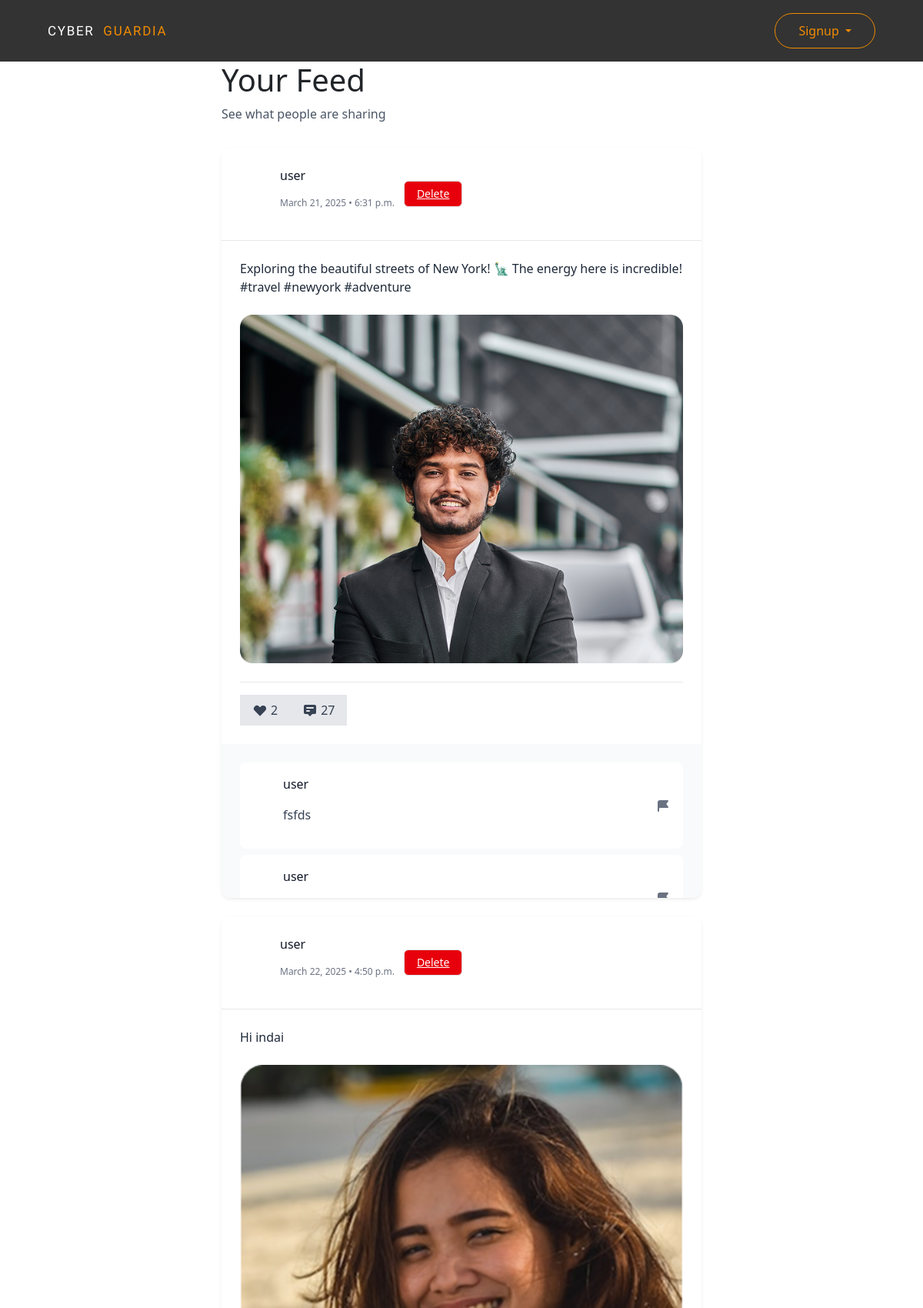
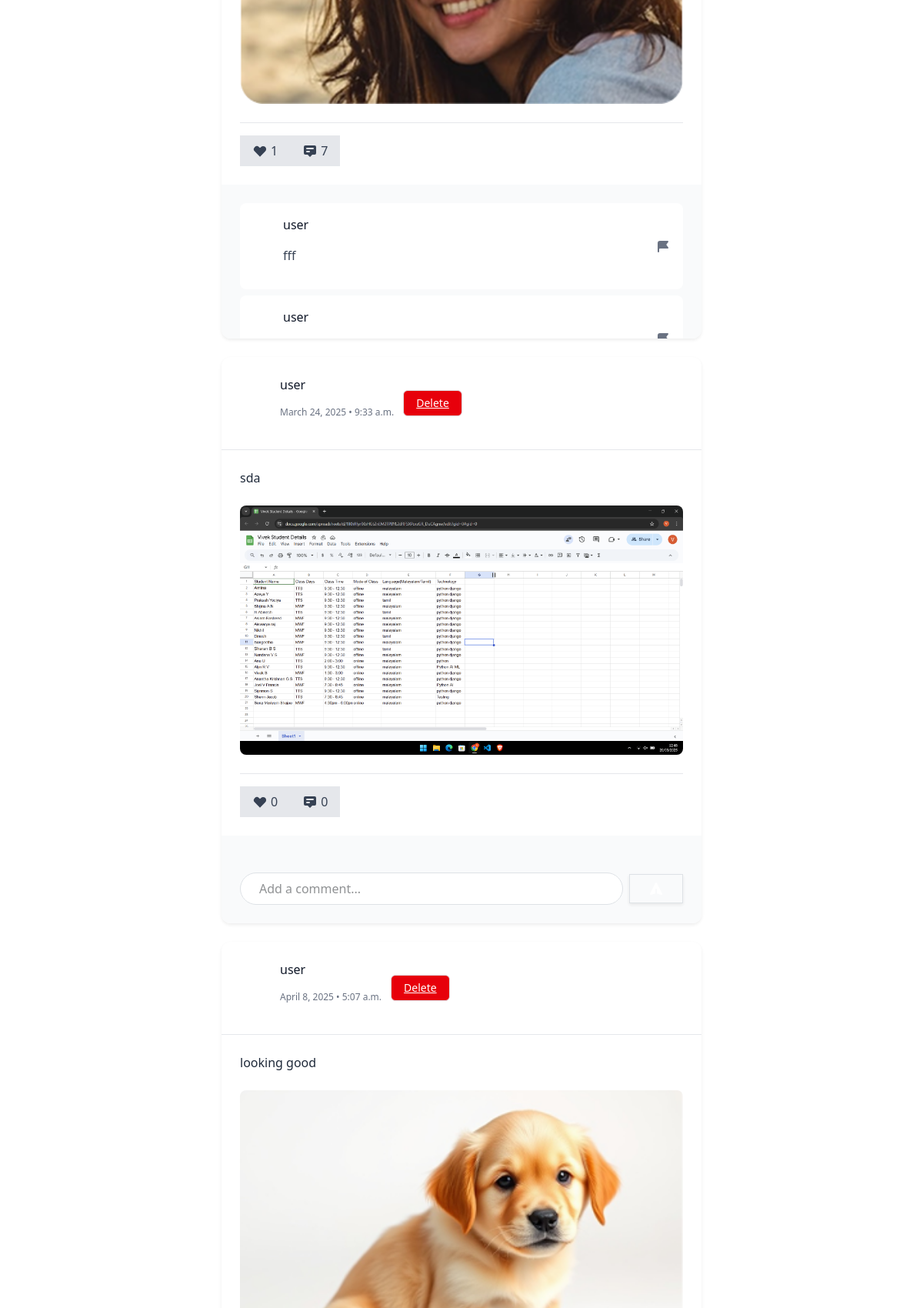
/posts/my-posts/2/ (upper part), run on the app's committed database (2 pictures, top to bottom).
### posts/models.py (models this page shows, shortened)
class Post(models.Model):
    user = models.ForeignKey(User, on_delete=models.CASCADE)
    content = models.TextField(blank=True)
    location = models.CharField(max_length=255, blank=True)
    image = models.ImageField(upload_to='post_images/', blank=True, null=True)
    created_at = models.DateTimeField(auto_now_add=True)

class Comment(models.Model):
    user = models.ForeignKey(User, on_delete=models.CASCADE)
    post = models.ForeignKey(Post, on_delete=models.CASCADE, related_name="comments")
    text = models.TextField()
    created_at = models.DateTimeField(auto_now_add=True)
    flagged = models.BooleanField(default=False)
    reported = models.BooleanField(default=False)

### account/models.py (models this page shows)
class User(AbstractUser):
    USER_TYPE_CHOICES = (
        ('normal', 'Normal User'),
        ('advertiser', 'Advertiser'),
    )
    user_type = models.CharField(max_length=20, choices=USER_TYPE_CHOICES, default='normal')

### posts/views.py (the view)
# urls.py: path('my-posts/<int:user_id>/', my_posts, name='my_posts'),
def my_posts(request, user_id):
    my_posts = Post.objects.filter(user_id=user_id)
    return render(request, 'posts/my_posts.html', {'my_posts':my_posts})

### posts/templates/posts/my_posts.html (shortened to what this page needs)
{% extends "base.html" %}
{% block content %}
<div class="max-w-2xl mx-auto px-4 sm:px-6 lg:px-8">
    <div class="mb-8">
        <h1 class="text-2xl font-bold text-gray-900 dark:text-white">Your Feed</h1>
        <p class="text-gray-600 dark:text-gray-400">See what people are sharing</p>
    </div>
    <div class="space-y-6">
        {% for post in my_posts %}
        <div class="bg-white dark:bg-gray-800 rounded-xl shadow-sm overflow-hidden transition-all duration-300 hover:shadow-md">
            <div class="p-4 flex items-center space-x-3 border-b border-gray-200 dark:border-gray-700">
                <div class="h-10 w-10 rounded-full bg-primary-500 flex items-center justify-center text-white font-semibold">
                </div>
                <div>
                    <p class="font-medium text-gray-900 dark:text-white">{{ post.user.username }}</p>
                    <p class="text-xs text-gray-500 dark:text-gray-400">
                        {% if post.created_at %}
                            {{ post.created_at|date:"F j, Y • g:i a" }}
                        {% else %}
                            Just now
                        {% endif %}
                    </p>
                </div>
                <a href="{% url 'delete_post_user' post.id %}" class="inline-flex items-end px-3 py-2 border border-transparent text-sm leading-4 font-medium rounded-md text-white bg-red-600 hover:bg-red-700 focus:outline-none focus:ring-2 focus:ring-offset-2 focus:ring-red-500">
                    Delete
                </a>
            </div>
            <div class="p-4">
                <p class="text-gray-800 dark:text-gray-200 mb-4">{{ post.content }}</p>
                {% if post.image %}
                <div class="rounded-lg overflow-hidden mb-4">
                    <img src="{{ post.image.url }}" class="w-full h-auto object-cover transform transition-transform duration-500 hover:scale-[1.02]" alt="Post image">
                </div>
                {% endif %}
                <div class="flex items-center space-x-4 mt-4 pt-3 border-t border-gray-200 dark:border-gray-700">
                    <button
                        class="like-btn flex items-center space-x-1 px-3 py-2 rounded-md transition-colors duration-200 {% if post.is_liked_by_user %}bg-red-100 dark:bg-red-900 text-red-600 dark:text-red-400{% else %}bg-gray-200 dark:bg-gray-700 text-gray-700 dark:text-gray-300{% endif %}"
                        data-post-id="{{ post.id }}">
                        <svg id="like-icon-{{ post.id }}" xmlns="http://www.w3.org/2000/svg" class="h-5 w-5 {% if post.is_liked_by_user %}text-red-600 dark:text-red-400{% else %}text-gray-700 dark:text-gray-300{% endif %}" viewBox="0 0 20 20" fill="currentColor">
                            <path fill-rule="evenodd" d="M3.172 5.172a4 4 0 015.656 0L10 6.343l1.172-1.171a4 4 0 115.656 5.656L10 17.657l-6.828-6.829a4 4 0 010-5.656z" clip-rule="evenodd" />
                        </svg>
                        <span id="likes-count-{{ post.id }}" class="font-medium">{{ post.likes.count }}</span>
                    </button>
                    <button class="flex items-center space-x-1 px-3 py-2 rounded-md bg-gray-200 dark:bg-gray-700 text-gray-700 dark:text-gray-300 transition-colors duration-200 hover:bg-gray-300 dark:hover:bg-gray-600">
                        <svg xmlns="http://www.w3.org/2000/svg" class="h-5 w-5" viewBox="0 0 20 20" fill="currentColor">
                            <path fill-rule="evenodd" d="M18 13V5a2 2 0 00-2-2H4a2 2 0 00-2 2v8a2 2 0 002 2h3l3 3 3-3h3a2 2 0 002-2zM5 7a1 1 0 011-1h8a1 1 0 110 2H6a1 1 0 01-1-1zm1 3a1 1 0 100 2h3a1 1 0 100-2H6z" clip-rule="evenodd" />
                        </svg>
                        <span class="font-medium">{{ post.comments.all|length }}</span>
                    </button>
                </div>
            </div>
            <div class="bg-gray-50 dark:bg-gray-900 p-4 max-h-[200px] overflow-y-scroll custom-scrollbar">
                <div class="mb-4 space-y-2" id="comments-list-{{ post.id }}">
                    {% for comment in post.comments.all %}
                    <div class="flex items-center justify-between bg-white dark:bg-gray-800 p-3 rounded-lg mb-2">
                        <div class="flex items-start space-x-2">
                            <div class="h-8 w-8 rounded-full bg-primary-500 flex items-center justify-center text-white font-semibold flex-shrink-0">
                            </div>
                            <div>
                                <p class="font-medium text-gray-900 dark:text-white">{{ comment.user.username }}</p>
                                <p class="text-gray-700 dark:text-gray-300">{{ comment.text }}</p>
                            </div>
                        </div>
                        {% if comment.user != request.user %}
                        <button class="report-btn ml-2 text-gray-500 dark:text-gray-400 hover:text-red-500 dark:hover:text-red-400 transition-colors duration-200"
                            data-comment-id="{{ comment.id }}">
                            <svg xmlns="http://www.w3.org/2000/svg" class="h-5 w-5" viewBox="0 0 20 20" fill="currentColor">
                                <path fill-rule="evenodd" d="M3 6a3 3 0 013-3h10a1 1 0 01.8 1.6L14.25 8l2.55 3.4A1 1 0 0116 13H6a1 1 0 00-1 1v3a1 1 0 11-2 0V6z" clip-rule="evenodd" />
                            </svg>
                        </button>
                        {% endif %}
                    </div>
                    {% endfor %}
                </div>
                <form class="comment-form flex items-center space-x-2" data-post-id="{{ post.id }}">
                    <div class="relative flex-grow">
                        <input type="text" name="text" placeholder="Add a comment..."
                            class="w-full px-4 py-2 bg-white dark:bg-gray-800 border border-gray-300 dark:border-gray-700 rounded-full focus:outline-none focus:ring-2 focus:ring-primary-500 dark:focus:ring-primary-400 focus:border-transparent comment-input">
                    </div>
                    <button type="submit" class="inline-flex items-center px-4 py-2 border border-transparent text-sm font-medium rounded-full shadow-sm text-white bg-primary-600 hover:bg-primary-700 focus:outline-none focus:ring-2 focus:ring-offset-2 focus:ring-primary-500">
                        <svg xmlns="http://www.w3.org/2000/svg" class="h-5 w-5" viewBox="0 0 20 20" fill="currentColor">
                            <path d="M10.894 2.553a1 1 0 00-1.788 0l-7 14a1 1 0 001.169 1.409l5-1.429A1 1 0 009 15.571V11a1 1 0 112 0v4.571a1 1 0 00.725.962l5 1.428a1 1 0 001.17-1.408l-7-14z" />
                        </svg>
                    </button>
                </form>
            </div>
        </div>
        {% endfor %}
    </div>
</div>
{% endblock %}

### posts/templates/posts/my_posts.html (style rules this page uses)
.custom-scrollbar { scrollbar-width: thin; scrollbar-color: hsl(0, 1%, 33%) rgb(17 24 39 / var(--tw-bg-opacity, 1)); }

### data on the page
Post: user.username "user", created_at "March 21, 2025 • 6:31 p.m.", content "Exploring the beautiful streets of New York! 🗽 The energy here is incredible! #travel #newyork #adventure", image (picture), likes.count "2", comments.all|length "27"
Comment: user.username "user", text "fsfds"
Comment: user.username "user"
Post: user.username "user", created_at "March 22, 2025 • 4:50 p.m.", content "Hi indai", image (picture), likes.count "1", comments.all|length "7"
Comment: user.username "user", text "fff"
Comment: user.username "user"
Post: user.username "user", created_at "March 24, 2025 • 9:33 a.m.", content "sda", image (picture), likes.count "0", comments.all|length "0"
Post: user.username "user", created_at "April 8, 2025 • 5:07 a.m.", content "looking good", image (picture)
